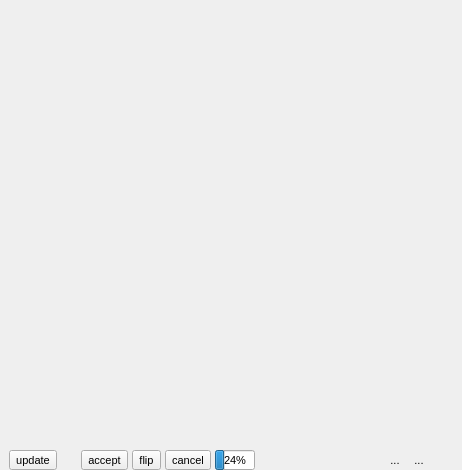
<?xml version="1.0" encoding="UTF-8"?>
<ui version="4.0">
 <class>ViewPanel3D</class>
 <widget class="QWidget" name="ViewPanel3D">
  <property name="geometry">
   <rect>
    <x>0</x>
    <y>0</y>
    <width>462</width>
    <height>470</height>
   </rect>
  </property>
  <property name="windowTitle">
   <string>Form</string>
  </property>
  <property name="styleSheet">
   <string notr="true">* {
font-size: 11px;
}</string>
  </property>
  <layout class="QVBoxLayout" name="verticalLayout">
   <property name="spacing">
    <number>2</number>
   </property>
   <property name="leftMargin">
    <number>0</number>
   </property>
   <property name="topMargin">
    <number>0</number>
   </property>
   <property name="rightMargin">
    <number>0</number>
   </property>
   <property name="bottomMargin">
    <number>0</number>
   </property>
   <item>
    <widget class="GenericView3D" name="view3d" native="true">
     <property name="sizePolicy">
      <sizepolicy hsizetype="Preferred" vsizetype="Expanding">
       <horstretch>0</horstretch>
       <verstretch>0</verstretch>
      </sizepolicy>
     </property>
    </widget>
   </item>
   <item>
    <widget class="QWidget" name="toolbar" native="true">
     <property name="styleSheet">
      <string notr="true">QToolButton {
  font-size:11px;
}</string>
     </property>
     <layout class="QHBoxLayout" name="horizontalLayout">
      <property name="spacing">
       <number>4</number>
      </property>
      <property name="topMargin">
       <number>0</number>
      </property>
      <property name="bottomMargin">
       <number>0</number>
      </property>
      <item>
       <widget class="QToolButton" name="btnUpdateMesh">
        <property name="maximumSize">
         <size>
          <width>16777215</width>
          <height>20</height>
         </size>
        </property>
        <property name="styleSheet">
         <string notr="true"/>
        </property>
        <property name="text">
         <string>update</string>
        </property>
       </widget>
      </item>
      <item>
       <spacer name="horizontalSpacer_3">
        <property name="orientation">
         <enum>Qt::Horizontal</enum>
        </property>
        <property name="sizeType">
         <enum>QSizePolicy::Fixed</enum>
        </property>
        <property name="sizeHint" stdset="0">
         <size>
          <width>10</width>
          <height>20</height>
         </size>
        </property>
       </spacer>
      </item>
      <item>
       <spacer name="horizontalSpacer_2">
        <property name="orientation">
         <enum>Qt::Horizontal</enum>
        </property>
        <property name="sizeType">
         <enum>QSizePolicy::Fixed</enum>
        </property>
        <property name="sizeHint" stdset="0">
         <size>
          <width>10</width>
          <height>20</height>
         </size>
        </property>
       </spacer>
      </item>
      <item>
       <widget class="QToolButton" name="btnAccept">
        <property name="maximumSize">
         <size>
          <width>16777215</width>
          <height>20</height>
         </size>
        </property>
        <property name="toolTip">
         <string>Accept 3D editing operation</string>
        </property>
        <property name="text">
         <string>accept</string>
        </property>
       </widget>
      </item>
      <item>
       <widget class="QToolButton" name="btnFlip">
        <property name="maximumSize">
         <size>
          <width>16777215</width>
          <height>20</height>
         </size>
        </property>
        <property name="toolTip">
         <string>Flip the direction of the cut plane</string>
        </property>
        <property name="text">
         <string>flip</string>
        </property>
       </widget>
      </item>
      <item>
       <widget class="QToolButton" name="btnCancel">
        <property name="maximumSize">
         <size>
          <width>16777215</width>
          <height>20</height>
         </size>
        </property>
        <property name="toolTip">
         <string>Cancel 3D editing operation</string>
        </property>
        <property name="styleSheet">
         <string notr="true"/>
        </property>
        <property name="text">
         <string>cancel</string>
        </property>
       </widget>
      </item>
      <item>
       <widget class="QProgressBar" name="progressBar">
        <property name="maximumSize">
         <size>
          <width>40</width>
          <height>20</height>
         </size>
        </property>
        <property name="value">
         <number>24</number>
        </property>
       </widget>
      </item>
      <item>
       <spacer name="horizontalSpacer">
        <property name="orientation">
         <enum>Qt::Horizontal</enum>
        </property>
        <property name="sizeHint" stdset="0">
         <size>
          <width>40</width>
          <height>20</height>
         </size>
        </property>
       </spacer>
      </item>
      <item>
       <widget class="QToolButton" name="btnExpand">
        <property name="maximumSize">
         <size>
          <width>20</width>
          <height>20</height>
         </size>
        </property>
        <property name="toolTip">
         <string>Expand this view to occupy the entire window</string>
        </property>
        <property name="text">
         <string>...</string>
        </property>
        <property name="icon">
         <iconset resource="../Resources/SNAPResources.qrc">
          <normaloff>:/root/dl_3d.png</normaloff>:/root/dl_3d.png</iconset>
        </property>
        <property name="autoRaise">
         <bool>true</bool>
        </property>
       </widget>
      </item>
      <item>
       <widget class="QToolButton" name="btnScreenshot">
        <property name="maximumSize">
         <size>
          <width>20</width>
          <height>20</height>
         </size>
        </property>
        <property name="toolTip">
         <string>Save a screenshot</string>
        </property>
        <property name="text">
         <string>...</string>
        </property>
        <property name="icon">
         <iconset>
          <normalon>:/root/icons8_slr_camera_12.png</normalon>
         </iconset>
        </property>
        <property name="iconSize">
         <size>
          <width>12</width>
          <height>12</height>
         </size>
        </property>
        <property name="autoRaise">
         <bool>true</bool>
        </property>
       </widget>
      </item>
      <item>
       <widget class="QToolButton" name="btnMenu">
        <property name="maximumSize">
         <size>
          <width>20</width>
          <height>20</height>
         </size>
        </property>
        <property name="toolTip">
         <string>Additional 3D view controls</string>
        </property>
        <property name="icon">
         <iconset resource="../Resources/SNAPResources.qrc">
          <normaloff>:/root/open_popup_16.png</normaloff>:/root/open_popup_16.png</iconset>
        </property>
        <property name="iconSize">
         <size>
          <width>12</width>
          <height>12</height>
         </size>
        </property>
        <property name="autoRaise">
         <bool>true</bool>
        </property>
       </widget>
      </item>
     </layout>
    </widget>
   </item>
  </layout>
  <action name="actionReset_Viewpoint">
   <property name="text">
    <string>Reset Viewpoint</string>
   </property>
   <property name="shortcut">
    <string>Ctrl+K, K</string>
   </property>
  </action>
  <action name="actionSave_Viewpoint">
   <property name="text">
    <string>Save Viewpoint</string>
   </property>
   <property name="shortcut">
    <string>Ctrl+K, S</string>
   </property>
   <property name="shortcutContext">
    <enum>Qt::WindowShortcut</enum>
   </property>
  </action>
  <action name="actionRestore_Viewpoint">
   <property name="text">
    <string>Restore Viewpoint</string>
   </property>
   <property name="shortcut">
    <string>Ctrl+K, R</string>
   </property>
  </action>
  <action name="actionContinuous_Update">
   <property name="checkable">
    <bool>true</bool>
   </property>
   <property name="text">
    <string>Continuous Update</string>
   </property>
   <property name="shortcut">
    <string>Ctrl+K, C</string>
   </property>
  </action>
  <action name="actionClear_Rendering">
   <property name="text">
    <string>Clear 3D Display</string>
   </property>
   <property name="toolTip">
    <string>Clears the meshes rendered in the 3D display</string>
   </property>
   <property name="shortcut">
    <string>Ctrl+K, X</string>
   </property>
  </action>
 </widget>
 <customwidgets>
  <customwidget>
   <class>GenericView3D</class>
   <extends>QWidget</extends>
   <header>GenericView3D.h</header>
   <container>1</container>
  </customwidget>
 </customwidgets>
 <resources>
  <include location="../Resources/SNAPResources.qrc"/>
 </resources>
 <connections/>
</ui>
